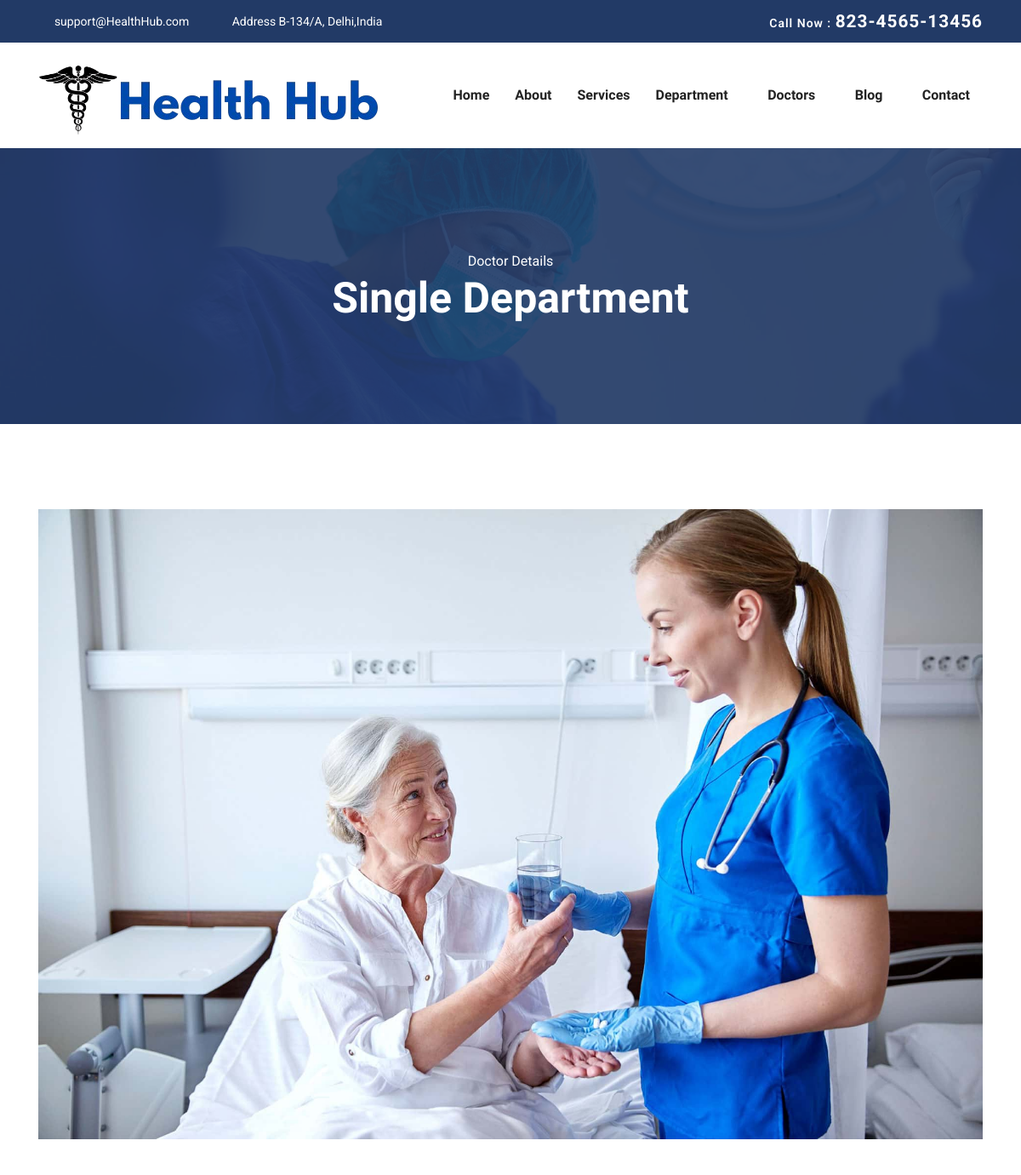
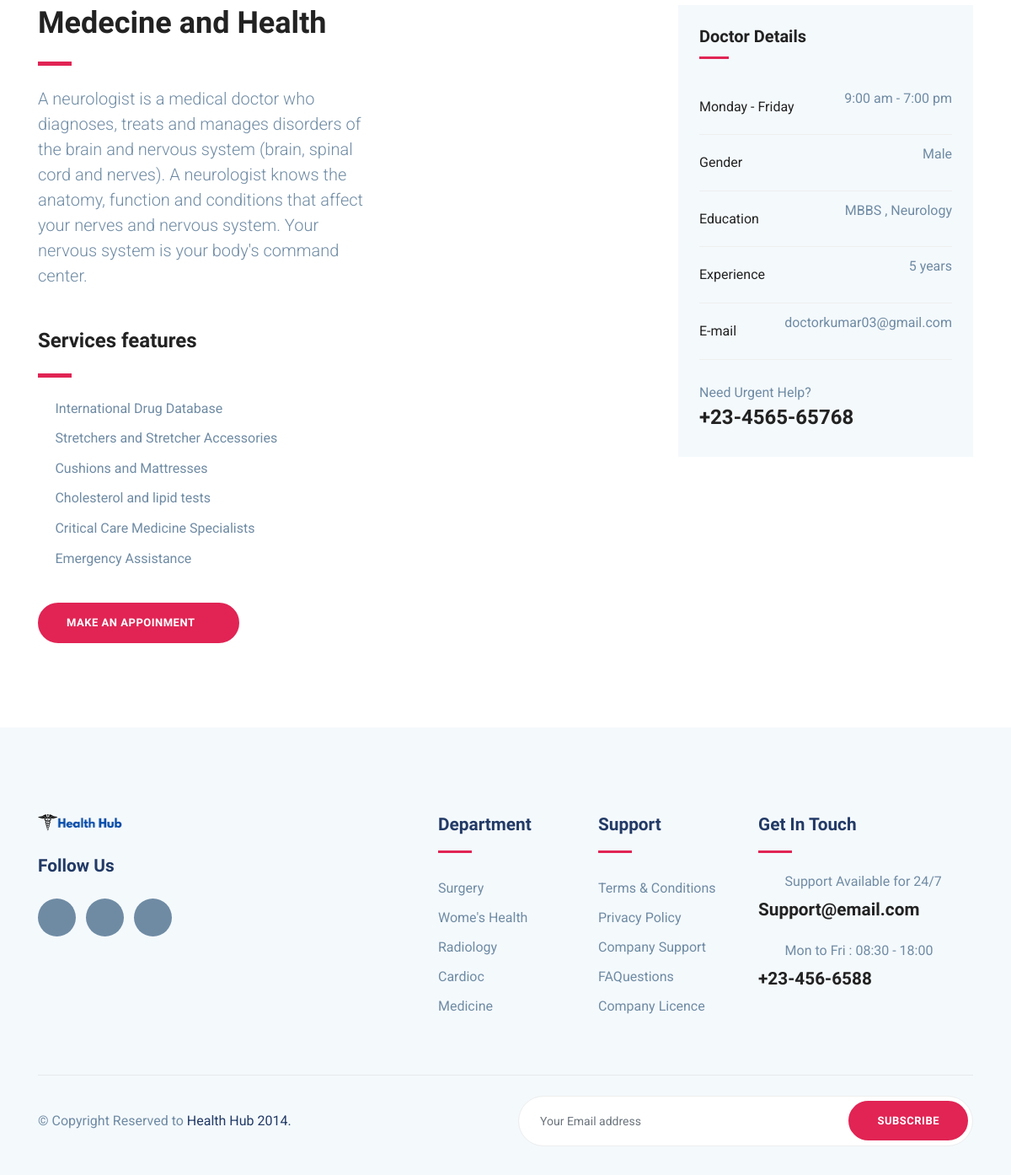
/Doctor-details/2, run on the app's committed database (2 pictures, top to bottom).
### appointment/models.py (models this page shows, shortened)
class DoctorDetail(models.Model):
    department_name = models.ForeignKey(Department,on_delete=models.CASCADE)
    doctor_full_name=models.CharField(max_length=150)
    gender=models.CharField(max_length=10)
    age=models.SmallIntegerField()
    education_status=models.CharField(max_length=150)
    work_experience=models.SmallIntegerField()
    email_id=models.CharField(max_length=100)
    mobile_number=models.BigIntegerField()
    doctor_description=models.TextField()
    avialiable_work_hours=models.SmallIntegerField()
    state=models.CharField(max_length=100)
    city=models.CharField(max_length=100)
    image = models.ImageField(upload_to='doctor_images/')

### health_care/views.py (the view)
# urls.py: path('Doctor-details/<int:id>',views.SingleDoctorDetailsPage),
def SingleDoctorDetailsPage(request,id):
    Single_doctors=DoctorDetail.objects.get(id=id)
    return render(request,"doctor-details.html",{"Single_doctors":Single_doctors})

### templates/doctor-details.html (shortened to what this page needs)
{% extends "base.html" %}
 {% block "content" %}
<section class="page-title bg-1">
	<div class="container">
	  <div class="row">
		<div class="col-md-12">
		  <div class="block text-center">
			<span class="text-white">Doctor Details</span>
			<h1 class="text-capitalize mb-5 text-lg">Single Department</h1>
		  </div>
		</div>
	  </div>
	</div>
  </section>
  <section class="section department-single">
	  <div class="container">
		  <div class="row">
			  <div class="col-lg-12">
				  <div class="department-img">
					  <img src="/static/images/service/bg-1.jpg" alt="" class="img-fluid">
				  </div>
			  </div>
		  </div>
		  <div class="row">
			  <div class="col-lg-8">
				  <div class="department-content mt-5">
					  <h3 class="text-md">Medecine and Health</h3>
					  <div class="divider my-4"></div>
					  <p class="lead">{{Single_doctors.doctor_description}} </p>
					  <h3 class="mt-5 mb-4">Services features</h3>
					  <div class="divider my-4"></div>
					  <ul class="list-unstyled department-service">
						  <li><i class="icofont-check mr-2"></i>International Drug Database</li>
						  <li><i class="icofont-check mr-2"></i>Stretchers and Stretcher Accessories</li>
						  <li><i class="icofont-check mr-2"></i>Cushions and Mattresses</li>
						  <li><i class="icofont-check mr-2"></i>Cholesterol and lipid tests</li>
						  <li><i class="icofont-check mr-2"></i>Critical Care Medicine Specialists</li>
						  <li><i class="icofont-check mr-2"></i>Emergency Assistance</li>
					  </ul>
					  <a href="/Appointment/{{Single_doctors.id}}" class="btn btn-main-2 btn-round-full">Make an Appoinment<i class="icofont-simple-right ml-2  "></i></a>
				  </div>
			  </div>
			  <div class="col-lg-4">
				  <div class="sidebar-widget schedule-widget mt-5">
					  <h5 class="mb-4">Doctor Details</h5>
					  <ul class="list-unstyled">
						<li class="d-flex justify-content-between align-items-center">
						  <a href="#">Monday - Friday</a>
						  <span>9:00 am - 7:00 pm</span>
						</li>
						<li class="d-flex justify-content-between align-items-center">
						  <a href="#">Gender</a>
						  <span>{{Single_doctors.gender}}</span>
						</li>
						<li class="d-flex justify-content-between align-items-center">
						  <a href="#">Education</a>
						  <span>{{Single_doctors.education_status}}</span>
						</li>
                        <li class="d-flex justify-content-between align-items-center">
                            <a href="#">Experience</a>
                            <span>{{Single_doctors.work_experience}} years</span>
                          </li>
                      <li class="d-flex justify-content-between align-items-center">
                        <a href="#">E-mail </a>
                        <span>{{Single_doctors.email_id}}</span>
                      </li>
                    </ul>
					  <div class="sidebar-contatct-info mt-4">
						  <p class="mb-0">Need Urgent Help?</p>
						  <h3>+23-4565-65768</h3>
					  </div>
				  </div>
			  </div>
		  </div>
	  </div>
  </section>
 {% endblock "content" %}

### static/css/style.css (style rules this page uses)
html { overflow-x: hidden; }
body { line-height: 1.6; font-family: "Roboto", sans-serif; -webkit-font-smoothing: antialiased; font-size: 16px; color: #6F8BA4; font-weight: 400; }
h1, .h1, h2, .h2, h3, .h3, h4, .h4, h5, .h5, h6, .h6 { font-family: "Exo", sans-serif; font-weight: 700; color: #222; }
h1, .h1 { font-size: 2.5rem; }
h3, .h3 { font-size: 1.5rem; }
h5, .h5 { font-size: 1.25rem; }
p { line-height: 30px; justify-items: center; }
.btn { display: inline-block; font-size: 14px; font-size: 0.8125rem; font-weight: 700; letter-spacing: .5px; padding: .75rem 2rem; font-family: "Exo", sans-serif; text-transform: uppercase; border-radius: 5px; border: 2px solid transparent; transition: all .35s ease; }
.btn-main-2 { background: #e12454; color: #fff; border-color: #e12454; }
.btn-round-full { border-radius: 50px; }
.section { padding: 100px 0; }
.text-md { font-size: 2.25rem; }
.text-lg { font-size: 3.75rem; }
a { color: #222; text-decoration: none; transition: all .35s ease; }
.page-title { padding: 120px 0px 70px 0px; position: relative; }
.page-title .block h1 { color: #fff; }
.text-lg { font-size: 50px; }
.bg-1 { background: url("../images/bg/22.jpg") no-repeat 50% 50%; background-size: cover; position: relative; }
.bg-1 .block text-center ,span ,h4,h1 { margin-bottom: 20px; }
.divider { width: 40px; height: 5px; background: #e12454; }
.department-service { margin-bottom: 40px; }
.department-service li { margin-bottom: 10px; }
.department-service li i { color: #e12454; }
.section doctors ,section-title ,p { width: 400px; }
.sidebar-widget { margin-bottom: 30px; padding-bottom: 35px; }
.sidebar-widget h5 { margin-bottom: 30px; position: relative; padding-bottom: 15px; }
.sidebar-widget h5:before { position: absolute; content: ""; left: 0px; bottom: 0px; width: 35px; height: 3px; background: #e12454; }
.sidebar-widget.schedule-widget { background: #f4f9fc; padding: 25px; }
.sidebar-widget.schedule-widget ul li { padding: 10px 0px; border-bottom: 1px solid #eee; }

### data on the page
DoctorDetail: doctor_description "A neurologist is a medical doctor who diagnoses, treats and manages disorders of the brain and nervous system (brain, spinal cord and nerves). A neurologist knows the anatomy, function and conditions that affect your nerves and nervous system. Your nervous system is your body's command center.", gender "Male", education_status "MBBS , Neurology", work_experience "5", email_id "doctorkumar03@gmail.com"
